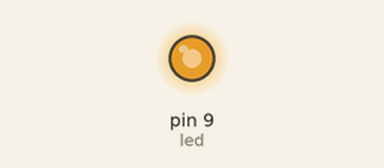
Recording of a sketch running on a simulated Arduino Uno, built with avr-gcc and run on an emulated ATmega328P. On the bench: output pins drawn as LEDs (lit = HIGH).

Above: at 0.05 s.
Timing chart, 0 to 3.0 s (numbered marks = the images above):
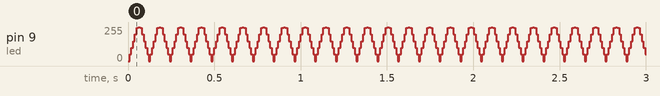

The sketch:

Fade.ino
```cpp
int led = 9;
int brightness = 0;
int fadeAmount = 50;

void setup() {

  pinMode(led, OUTPUT);
}

void loop() {
  analogWrite(led, brightness);

  brightness = brightness + fadeAmount;

  if (brightness <= 0 || brightness >= 255) {
    fadeAmount = -fadeAmount;
  }
  delay(10);
}
```

Measured:
- by itself, pin 9 (led): repeats every 0.12 s: 100/255 0.01 s, 150/255 0.01 s, 200/255 0.01 s, 250/255 0.01 s, 255/255 0.01 s, 250/255 0.01 s, 200/255 0.01 s, 150/255 0.01 s, 100/255 0.01 s, 50/255 0.01 s, 0/255 0.01 s, 50/255 0.01 s
